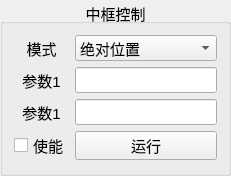
           <widget class="QGroupBox" name="groupBox_7">
            <property name="font">
             <font>
              <pointsize>11</pointsize>
             </font>
            </property>
            <property name="title">
             <string>中框控制</string>
            </property>
            <property name="alignment">
             <set>Qt::AlignCenter</set>
            </property>
            <layout class="QFormLayout" name="formLayout_5">
             <item row="0" column="0" colspan="2">
              <layout class="QGridLayout" name="gridLayout_8">
               <item row="0" column="0">
                <widget class="QLabel" name="labelWriteName_3">
                 <property name="font">
                  <font>
                   <pointsize>11</pointsize>
                  </font>
                 </property>
                 <property name="text">
                  <string>模式</string>
                 </property>
                 <property name="alignment">
                  <set>Qt::AlignCenter</set>
                 </property>
                </widget>
               </item>
               <item row="0" column="1">
                <widget class="QComboBox" name="midRMode">
                 <item>
                  <property name="text">
                   <string>绝对位置</string>
                  </property>
                 </item>
                 <item>
                  <property name="text">
                   <string>相对位置</string>
                  </property>
                 </item>
                 <item>
                  <property name="text">
                   <string>速率</string>
                  </property>
                 </item>
                 <item>
                  <property name="text">
                   <string>摇摆</string>
                  </property>
                 </item>
                </widget>
               </item>
               <item row="1" column="0">
                <widget class="QLabel" name="labelWriteBaud_4">
                 <property name="font">
                  <font>
                   <pointsize>11</pointsize>
                  </font>
                 </property>
                 <property name="text">
                  <string>参数1</string>
                 </property>
                 <property name="alignment">
                  <set>Qt::AlignCenter</set>
                 </property>
                </widget>
               </item>
               <item row="2" column="0">
                <widget class="QLabel" name="labelWriteBaud_5">
                 <property name="font">
                  <font>
                   <pointsize>11</pointsize>
                  </font>
                 </property>
                 <property name="text">
                  <string>参数1</string>
                 </property>
                 <property name="alignment">
                  <set>Qt::AlignCenter</set>
                 </property>
                </widget>
               </item>
               <item row="1" column="1">
                <widget class="QLineEdit" name="midRPar1">
                 <property name="text">
                  <string/>
                 </property>
                </widget>
               </item>
               <item row="2" column="1">
                <widget class="QLineEdit" name="midRPar2"/>
               </item>
               <item row="3" column="1">
                <widget class="QPushButton" name="midRSend">
                 <property name="font">
                  <font>
                   <pointsize>11</pointsize>
                  </font>
                 </property>
                 <property name="text">
                  <string>运行</string>
                 </property>
                </widget>
               </item>
               <item row="3" column="0">
                <widget class="QCheckBox" name="midcheckBox">
                 <property name="text">
                  <string>使能</string>
                 </property>
                </widget>
               </item>
              </layout>
             </item>
            </layout>
           </widget>
